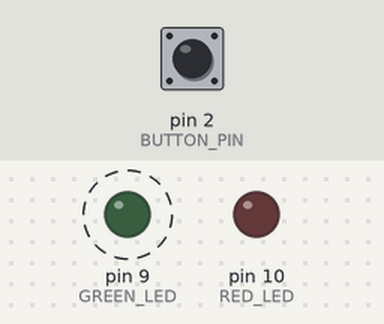
Bench run of a sketch on a simulated Arduino Uno, built with avr-gcc and run on an emulated ATmega328P. Shown: output pins drawn as LEDs (lit = HIGH). Dashed ring = blinking. The inputs (shaded band) are chosen by the test bench; at power-on: pin 2 (BUTTON_PIN) HIGH. What the sketch prints to the serial monitor is not drawn.

Above: at 1.2 s.
1.3 s: pin 2 (BUTTON_PIN) pulled LOW for 0.15 s
At 1.37 s:
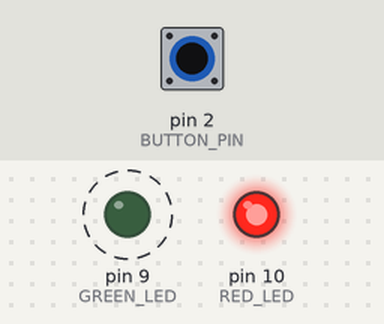
4.3 s: pin 2 (BUTTON_PIN) pulled LOW for 1 s
At 6.8 s:
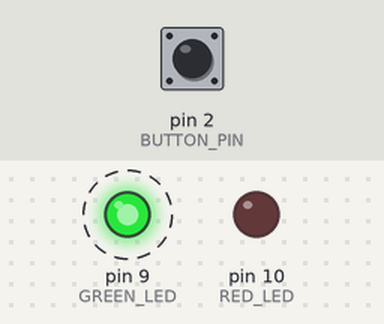
7.3 s: pin 2 (BUTTON_PIN) pulled LOW for 3.2 s
At 8.5 s:
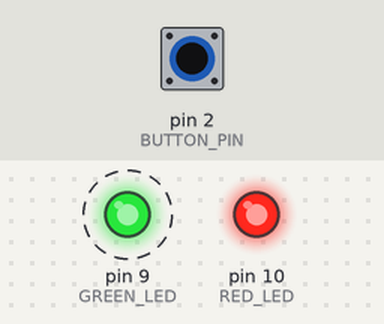
Timing chart, 0 to 18.0 s (numbered marks = the images above; inputs shaded):
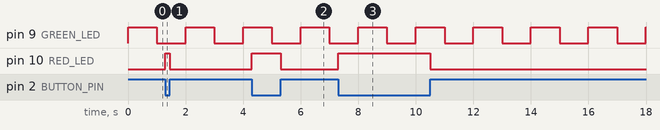

Measured:
- after the input at 1.3 s, pin 10 (RED_LED): LOW → HIGH at once, → LOW 0.15 s later
- after the input at 4.3 s, pin 10 (RED_LED): LOW → HIGH at once, → LOW 1.0 s later
- after the input at 7.3 s, pin 10 (RED_LED): LOW → HIGH at once, → LOW 3.2 s later
- by itself, pin 9 (GREEN_LED): alternates HIGH for 1.0 s and LOW for 1.0 s

The sketch:

Lab3.ino
```cpp
//set pins
#define GREEN_LED 9
#define RED_LED 10
#define BUTTON_PIN 2
//set counters
volatile int TIMER_COUNTER = 0;
volatile bool GREEN_LED_STATE = LOW;
volatile bool RED_LED_STATE = LOW;

void setup() {
    pinMode(GREEN_LED, OUTPUT);
    pinMode(RED_LED, OUTPUT);
    pinMode(BUTTON_PIN, INPUT_PULLUP);
    Serial.begin(9600);
    //timer 1
    TCCR1A = 0;
    TCCR1B = (1 << WGM12) | (1 << CS12) | (1 << CS10);
    OCR1A = 15624;
    TIMSK1 = (1 << OCIE1A);
    //timer 2
    TCCR2A = (1 << WGM21);
    TCCR2B = (1 << CS22) | (1 << CS21);
    OCR2A = 77;
    TIMSK2 = (1 << OCIE2A);
}
  //interupt for timer 1
ISR(TIMER1_COMPA_vect) {
    GREEN_LED_STATE = !GREEN_LED_STATE;
    digitalWrite(GREEN_LED, GREEN_LED_STATE);
    TIMER_COUNTER++;
}
  //interupt for timer 2
ISR(TIMER2_COMPA_vect) {
    if (digitalRead(BUTTON_PIN) == LOW) {
        digitalWrite(RED_LED, HIGH);
    } else {
        digitalWrite(RED_LED, LOW);
    }
}

void loop() {
  //print every 3 secnonds
    static unsigned long PREV_TIME = 0;
    if (TIMER_COUNTER >= 3) {
        PREV_TIME = TIMER_COUNTER;
        Serial.println(TIMER_COUNTER);
    }
}
```
